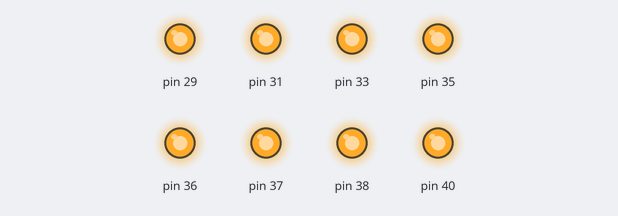
A program run on a simulated Raspberry Pi (header pin numbers). Shown: output pins drawn as LEDs (lit = HIGH).

Above: at 0.2 s.
At 1.7 s:
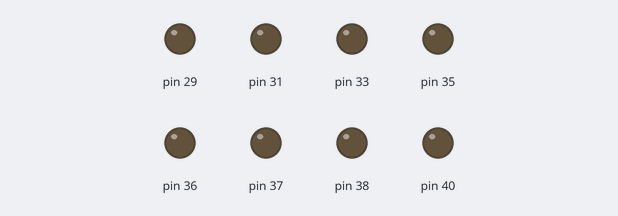
Timing chart, 0 to 3.0 s (numbered marks = the images above):
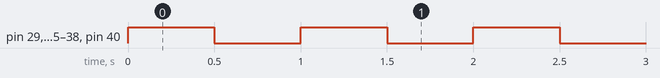

Measured:
- by itself, pin 29, pin 31, pin 33, pin 35–38, pin 40: alternates HIGH for 0.50 s and LOW for 0.50 s

The program:

blink_led_8_1.py
```python
import RPi.GPIO as GPIO
import time

""" Flash all 8 LEDS """
#Set the GPIO pin mode
GPIO.setmode(GPIO.BOARD)

GPIO.setup(29,GPIO.OUT)
GPIO.setup(31,GPIO.OUT)
GPIO.setup(33,GPIO.OUT)
GPIO.setup(35,GPIO.OUT)
GPIO.setup(37,GPIO.OUT)
GPIO.setup(36,GPIO.OUT)
GPIO.setup(38,GPIO.OUT)
GPIO.setup(40,GPIO.OUT)


while True:
    GPIO.output(29, GPIO.HIGH) #LED1
    GPIO.output(31, GPIO.HIGH)
    GPIO.output(33, GPIO.HIGH)
    GPIO.output(35, GPIO.HIGH)
    GPIO.output(37, GPIO.HIGH)
    GPIO.output(36, GPIO.HIGH)
    GPIO.output(38, GPIO.HIGH)
    GPIO.output(40, GPIO.HIGH)

    time.sleep(0.5)

    GPIO.output(29, GPIO.LOW)
    GPIO.output(31, GPIO.LOW)
    GPIO.output(33, GPIO.LOW)
    GPIO.output(35, GPIO.LOW)
    GPIO.output(37, GPIO.LOW)
    GPIO.output(36, GPIO.LOW)
    GPIO.output(38, GPIO.LOW)
    GPIO.output(40, GPIO.LOW)

    time.sleep(0.5)
```
